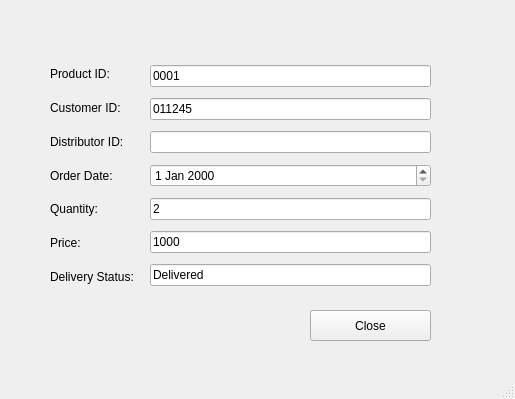
<?xml version="1.0" encoding="UTF-8"?>
<ui version="4.0">
 <class>MainWindow</class>
 <widget class="QMainWindow" name="MainWindow">
  <property name="geometry">
   <rect>
    <x>0</x>
    <y>0</y>
    <width>515</width>
    <height>399</height>
   </rect>
  </property>
  <property name="windowTitle">
   <string>MainWindow</string>
  </property>
  <widget class="QWidget" name="centralwidget">
   <widget class="QWidget" name="layoutWidget">
    <property name="geometry">
     <rect>
      <x>150</x>
      <y>60</y>
      <width>281</width>
      <height>231</height>
     </rect>
    </property>
    <layout class="QVBoxLayout" name="verticalLayout">
     <item>
      <widget class="QLineEdit" name="titleLineedit">
       <property name="text">
        <string>0001</string>
       </property>
      </widget>
     </item>
     <item>
      <widget class="QLineEdit" name="titleLineedit_2">
       <property name="text">
        <string>011245</string>
       </property>
      </widget>
     </item>
     <item>
      <widget class="QLineEdit" name="titleLineedit_3">
       <property name="text">
        <string/>
       </property>
      </widget>
     </item>
     <item>
      <widget class="QDateEdit" name="dateEdit"/>
     </item>
     <item>
      <widget class="QLineEdit" name="categoryLine">
       <property name="text">
        <string>2</string>
       </property>
      </widget>
     </item>
     <item>
      <widget class="QLineEdit" name="categoryLine_3">
       <property name="text">
        <string>1000</string>
       </property>
      </widget>
     </item>
     <item>
      <widget class="QLineEdit" name="categoryLine_2">
       <property name="text">
        <string>Delivered</string>
       </property>
      </widget>
     </item>
    </layout>
   </widget>
   <widget class="QPushButton" name="closeButton_2">
    <property name="geometry">
     <rect>
      <x>310</x>
      <y>310</y>
      <width>121</width>
      <height>31</height>
     </rect>
    </property>
    <property name="text">
     <string>Close</string>
    </property>
   </widget>
   <widget class="QWidget" name="layoutWidget_2">
    <property name="geometry">
     <rect>
      <x>50</x>
      <y>60</y>
      <width>95</width>
      <height>231</height>
     </rect>
    </property>
    <layout class="QVBoxLayout" name="verticalLayout_3">
     <item>
      <widget class="QLabel" name="label_5">
       <property name="text">
        <string>Product ID:</string>
       </property>
      </widget>
     </item>
     <item>
      <widget class="QLabel" name="label_6">
       <property name="text">
        <string>Customer ID:</string>
       </property>
      </widget>
     </item>
     <item>
      <widget class="QLabel" name="label_7">
       <property name="text">
        <string>Distributor ID:</string>
       </property>
      </widget>
     </item>
     <item>
      <widget class="QLabel" name="label_8">
       <property name="text">
        <string>Order Date:</string>
       </property>
      </widget>
     </item>
     <item>
      <widget class="QLabel" name="label_10">
       <property name="text">
        <string>Quantity:</string>
       </property>
      </widget>
     </item>
     <item>
      <widget class="QLabel" name="label_9">
       <property name="text">
        <string>Price:</string>
       </property>
      </widget>
     </item>
     <item>
      <widget class="QLabel" name="label_11">
       <property name="text">
        <string>Delivery Status:</string>
       </property>
      </widget>
     </item>
    </layout>
   </widget>
  </widget>
  <widget class="QMenuBar" name="menubar">
   <property name="geometry">
    <rect>
     <x>0</x>
     <y>0</y>
     <width>515</width>
     <height>26</height>
    </rect>
   </property>
  </widget>
  <widget class="QStatusBar" name="statusbar"/>
 </widget>
 <resources/>
 <connections/>
</ui>
